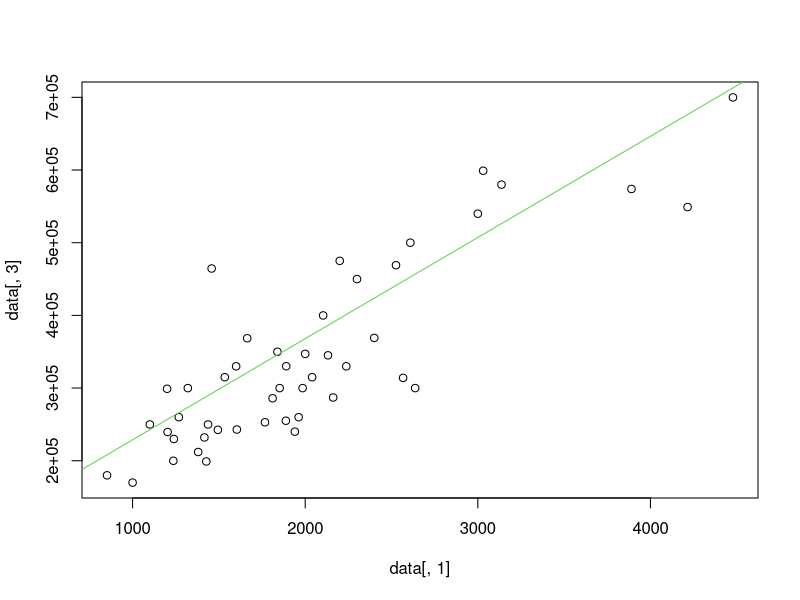

Source code (R):
data=read.csv('hhp.csv')
plot(data[,1],data[,3])
model=lm(price~size+no_bedrooms,data)
coeff=coefficients(model)
coeff[1]
coeff[2]
abline(a=coeff[1],b=coeff[2],col=3)
given_size=4300
price_predicted=coeff[1]+coeff[2]*given_size
print(price_predicted)


model=lm(price~size+no_bedrooms,data)
coeff1=coefficients(model)
given_size=43000
no_rooms=2
price_predicted1=coeff1[1]+coeff1[2]*given_size+coeff1[3]*no_rooms
print(price_predicted1)